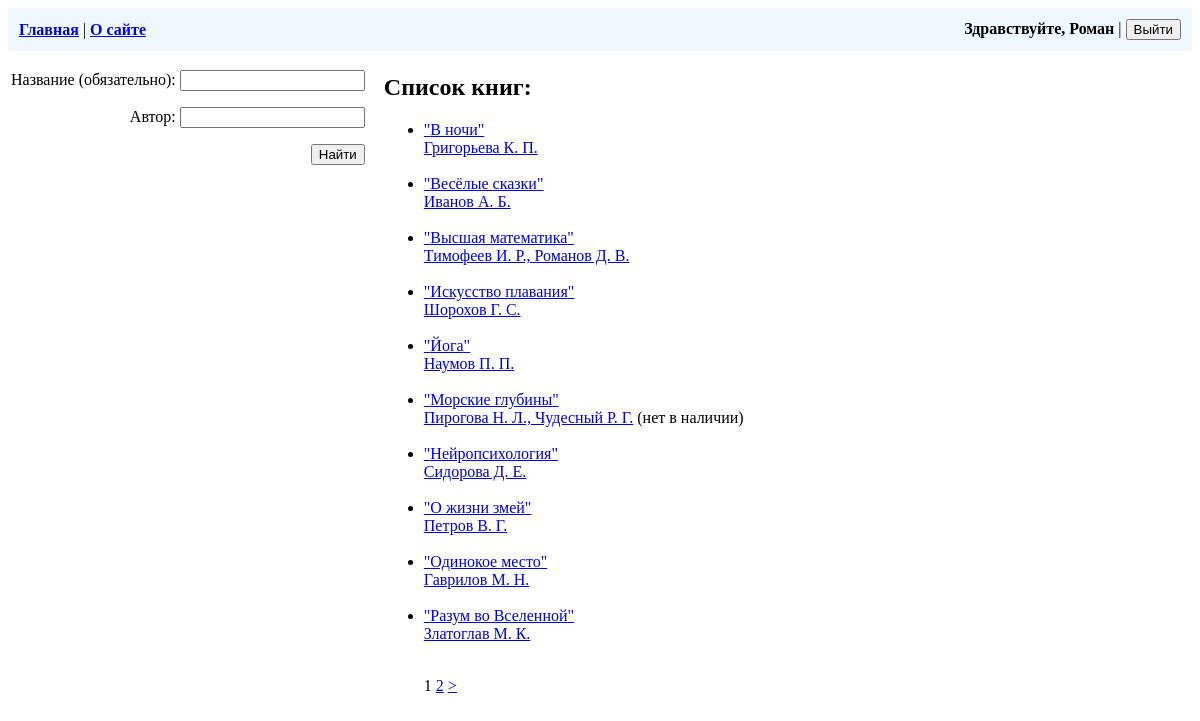
Screenshot of / (signed in) with the database file from the repository.
### biblio/models.py (models this page shows, shortened)
class ListBooks(models.Model):
    title = models.CharField(max_length=100, verbose_name='Заголовок')
    author = models.CharField(max_length=60, verbose_name='Автор')
    year = models.IntegerField(validators=[MaxValueValidator(datetime.date.today().year)], verbose_name='Год издания')
    publisher = models.CharField(max_length=50, verbose_name='Издательство')
    edition = models.PositiveIntegerField(default=1, verbose_name='Номер издания')
    cover = models.ImageField(upload_to="covers/%Y/", blank=True, verbose_name='Обложка')
    class Meta:
        verbose_name = "Книга"
        verbose_name_plural = "Книги"
        ordering = ['title']

class NumberOfBooks(models.Model):
    number = models.PositiveIntegerField(verbose_name='Количество')
    additionally = models.TextField(max_length=1000, blank=True, verbose_name='Дополнительно')
    book = models.OneToOneField(ListBooks, models.CASCADE, verbose_name='Название книги / авторы')

class Distribution(models.Model):
    rental_date = models.DateField(verbose_name='Дата выдачи')
    book = models.ForeignKey(ListBooks, models.CASCADE, verbose_name='Название книги / авторы')
    person = models.ForeignKey(User, models.CASCADE, verbose_name='Фамилия Имя гг-мм-дд рождения')
    class Meta:
        verbose_name = "Выдано книг"
        verbose_name_plural = "Выдано книг"

### biblio/views.py (the view)
# urls.py: path('', views.ListBooksPage.as_view(), name='home'),
class ListBooksPage(ListView):
    model = ListBooks
    paginate_by = 10
    def get_context_data(self, **kwargs):
        context = super().get_context_data(**kwargs)
        if self.request.GET:
            self.form = FindBook(self.request.GET)
        else:
            self.form = FindBook()
        context['form'] = self.form
        context['title'] = self.request.GET.get('title', '')
        context['author'] = self.request.GET.get('author', '')
        return context
    def get_queryset(self):
        if self.request.GET.get('title', ''):
            find_book = ListBooks.objects.filter(title__icontains=self.request.GET.get('title', ''), author__icontains=self.request.GET.get('author', ''))
        else:
            find_book = super().get_queryset()
        return find_book

### biblio/forms.py
class FindBook(forms.Form):
    title = forms.CharField(max_length=100, label='Название (обязательно)', required=False)
    author = forms.CharField(max_length=60, label='Автор', required=False)

### biblio/templatetags/number_of_books_tag.py (called while the page is built)
@register.simple_tag()
def num(all_books, dist_books):
    rem_books = all_books - len(dist_books)
    if rem_books:
        message = ''
    else:
        message = '(нет в наличии)'
    return message

### biblio/templates/biblio/listbooks_list.html (shortened to what this page needs)
{% extends 'base.html' %}
{% block content %}
  {% load number_of_books_tag %}
  <table><tr>
    <td class="panel-left">
      <form action="">
        {{ form.as_p }}
        <button type="submit">Найти</button>
      </form>
    </td>
    <td>
      <h2>Список книг:</h2>
        <ul>
          {% for i in object_list %}
            <li><a href="{% url 'detail' i.id %}">"{{ i.title }}"<br />{{ i.author }}</a>
              {% num i.numberofbooks.number i.distribution_set.all %}
            </li>
            <br />
          {% endfor %}
        </ul>
        {% if page_obj.has_other_pages %}
          <nav>
            <ul>
              {% for i in paginator.page_range %}
                {% if page_obj.number == i %}
                  <l>{{ i }}</l>
                {% elif i >= page_obj.number|add:-1 and i <= page_obj.number|add:1 %}
                  <l><a href="?page={{ i }}&title={{ title }}&author={{ author }}">{{ i }}</a></l>
                {% endif %}
              {% endfor %}
              {% if page_obj.has_next %}
                <l><a href="?page={{ page_obj.next_page_number }}&title={{ title }}&author={{ author }}">&gt;</a></l>
              {% endif %}
            </ul>
          </nav>
        {% endif %}
    </td>
  </tr></table>
{% endblock %}

### templates/base.html (shortened to what this page needs)
{% load static %}
{% if not not_base_template %}
  <!DOCTYPE html>
    <head>
      <link href="{% static 'biblio/styles.css' %}" rel="stylesheet" />
      <link href="{% static 'users/styles.css' %}" rel="stylesheet" />
    </head>
    <body>
      <header><table class="table-header"><tr>
        <td>
          <b><a href="{% url 'home' %}">Главная</a></b> |
          <b><a href="{% url 'about' %}">О сайте</a></b>
        </td>
        <td>{% if not not_title_authorization %}
          {% if user and user.is_active %}
            <form method="post" action="{% url 'users:logout' %}" style="text-align: right;">
              <div><b>Здравствуйте, {{ user.username }}</b> | <button type="submit">Выйти</button></div>
            </form>
          {% else %}
            <form action="{% url 'users:login' %}" style="text-align: right;">
              <div><button type="submit">Авторизация</button></div>
            </form>
          {% endif %}
        {% endif %}</td>
      </tr></table></header>
      <main>
{% endif %}
        {% block content %}{% endblock %}
{% if not not_base_template %}
      </main>
    </body>
  </html>
{% endif %}

### biblio/static/biblio/styles.css (style rules this page uses)
.panel-left { vertical-align: top; padding-right: 1rem; text-align: right; }

### users/static/users/styles.css (style rules this page uses)
.table-header { width: 100%; background-color:aliceblue; padding: 0.5rem; }

### rows the page displays
ListBooks: title "В ночи", author "Григорьева К. П."
ListBooks: title "Весёлые сказки", author "Иванов А. Б."
ListBooks: title "Высшая математика", author "Тимофеев И. Р., Романов Д. В."
ListBooks: title "Искусство плавания", author "Шорохов Г. С."
ListBooks: title "Йога", author "Наумов П. П."
ListBooks: title "Морские глубины", author "Пирогова Н. Л., Чудесный Р. Г.", id.book_id "(нет в наличии)"
ListBooks: title "Нейропсихология", author "Сидорова Д. Е."
ListBooks: title "О жизни змей", author "Петров В. Г."
ListBooks: title "Одинокое место", author "Гаврилов М. Н."
ListBooks: title "Разум во Вселенной", author "Златоглав М. К."

### other values shown
{{ user.username }} "Роман"
{{ i }} "1"
{{ i }} "2"
